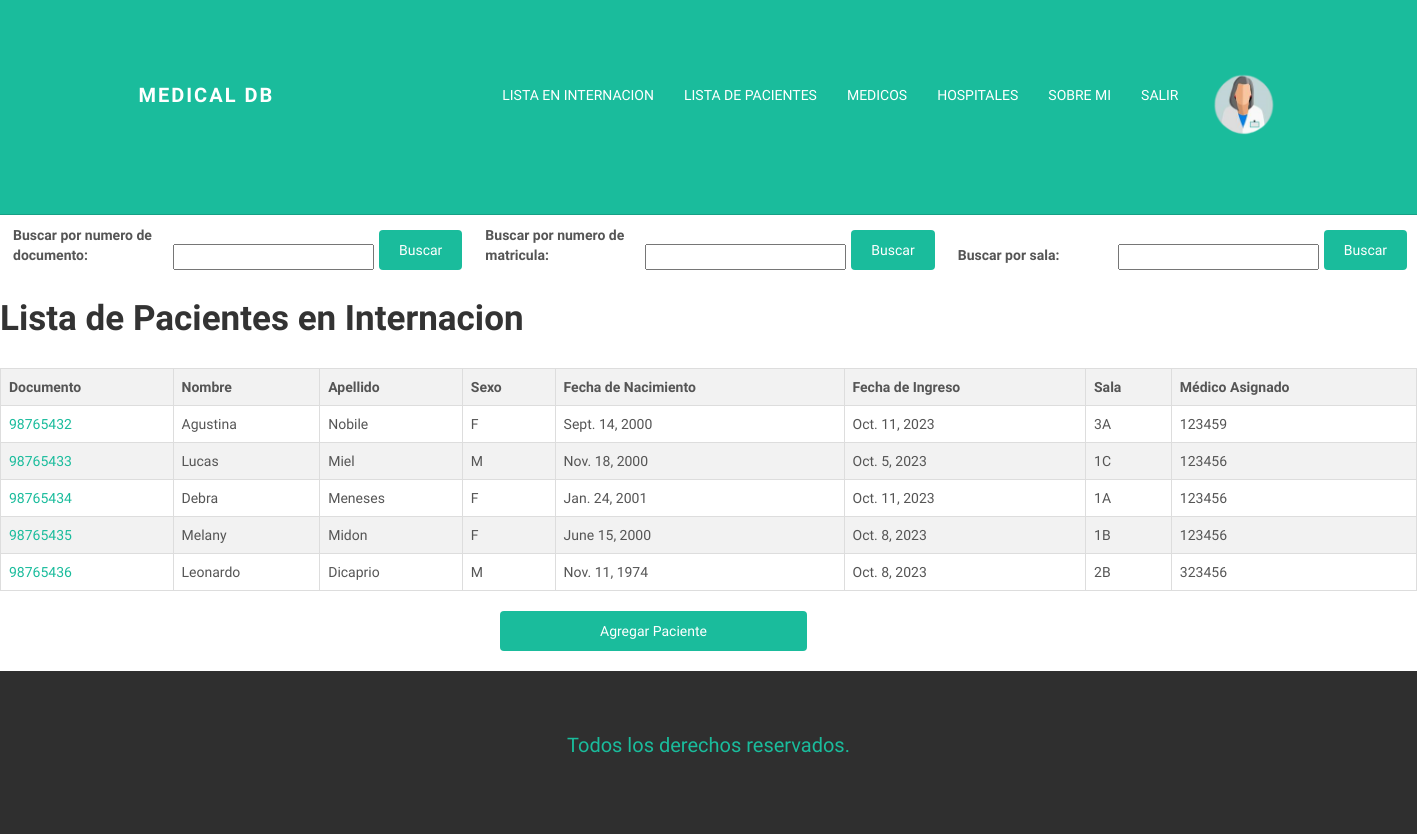
/MedicalDB/lista_internados/ (signed in), run on an earlier commit of the app's database.
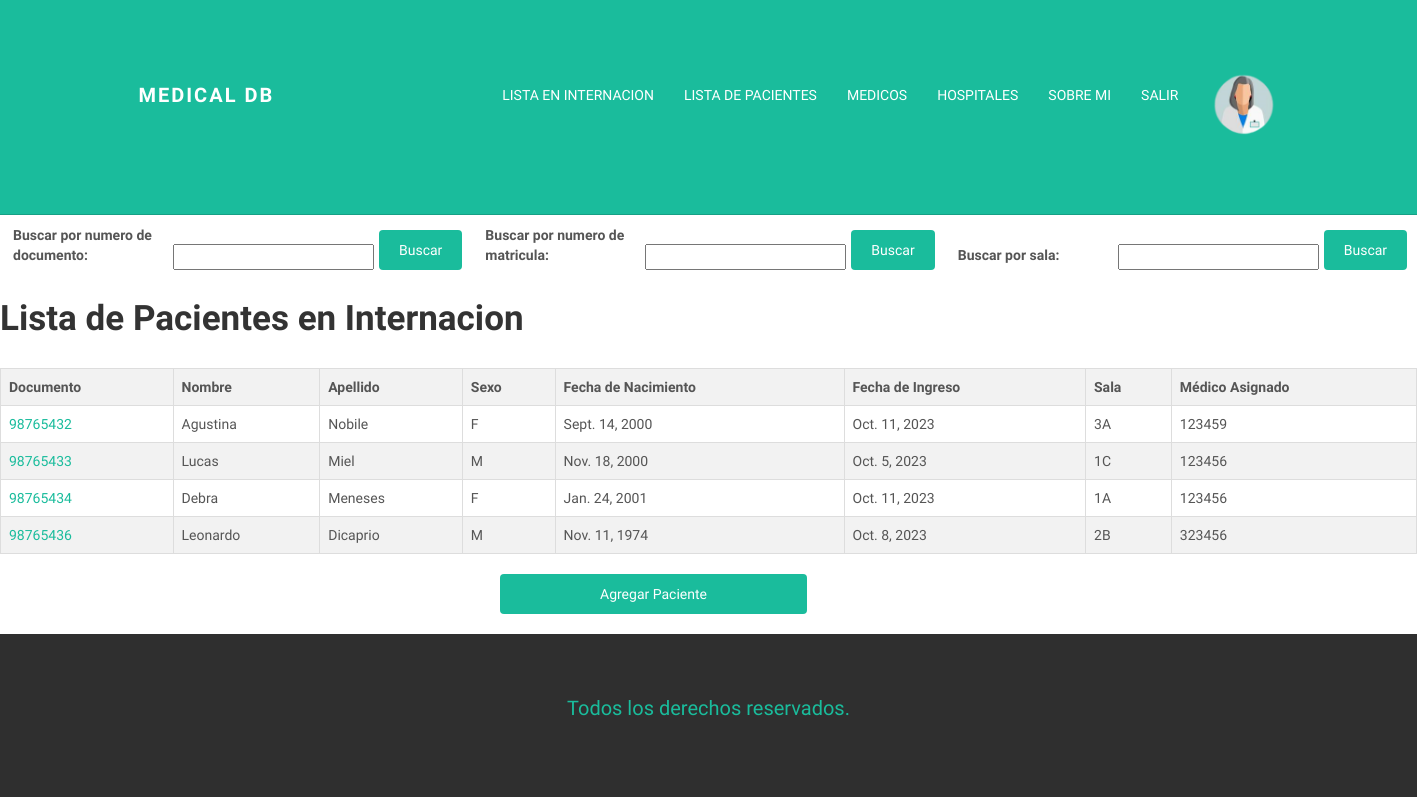
And on a later commit of the database.
### medicalapp/models.py (models this page shows, shortened)
class PacientesInternados(models.Model):
        documento = models.IntegerField(primary_key=True)
        nombre = models.CharField(max_length=60)
        apellido = models.CharField(max_length=60)
        sexo = models.CharField(max_length=60)
        nacimiento = models.DateField()
        fecha_ingreso = models.DateField()
        sala_asignada = models.CharField(max_length=60, default = "1A")
        medico = models.CharField(max_length=60)

### medicalapp/views.py (the view)
# urls.py: path('lista_internados/', lista_internados, name="ListaInternados"),
@login_required
def lista_internados(request):
    pacientes = PacientesInternados.objects.all()
    if 'buscar_dni' in request.GET:
        form_dni = BusquedaDNI(request.GET)
        if form_dni.is_valid():
            dni = form_dni.cleaned_data['dni']
            pacientes = PacientesInternados.objects.filter(documento=dni)
    else:
        form_dni = BusquedaDNI()
    if 'buscar_medico' in request.GET:
        form_doc = BusquedaDoc(request.GET)
        if form_doc.is_valid():
            doc = form_doc.cleaned_data['doc']
            pacientes = PacientesInternados.objects.filter(medico=doc)
    else:
        form_doc = BusquedaDoc()
    if 'buscar_sala' in request.GET:
        form_sala = BusquedaSala(request.GET)
        if form_sala.is_valid():
            sala = form_sala.cleaned_data['sala']
            pacientes = PacientesInternados.objects.filter(sala_asignada=sala)
    else:
        form_sala = BusquedaSala()
    return render(request, 'medicalapp/funciones/listaInternados.html', {'form_dni' : form_dni , 'form_doc' : form_doc , 'form_sala' : form_sala, 'pacientes': pacientes})

### medicalapp/forms.py
class BusquedaDNI(forms.Form):
    dni = forms.CharField(label= "Buscar por numero de documento: ")

class BusquedaDoc(forms.Form):
    doc = forms.CharField(label= "Buscar por numero de matricula: ")

### medicalapp/templates/medicalapp/funciones/listaInternados.html (shortened to what this page needs)
{% extends "medicalapp/padre.html" %}
{% block top %}
<div class = "busqueda-container">
<form class="busqueda-form" method="get">
    <label class="busqueda-label" for="{{ form_dni.dni.id }}">{{ form_dni.dni.label }}</label>
    {{ form_dni.dni }}
    <button class="busqueda-button" type="submit" name="buscar_dni">Buscar</button>
</form>
<form class="busqueda-form" method="get">
    <label class="busqueda-label" for="{{ form_doc.doc.id }}">{{ form_doc.doc.label }}</label>
    {{ form_doc.doc }}
    <button class="busqueda-button" type="submit" name="buscar_medico">Buscar</button>
</form>
<form class="busqueda-form" method="get">
    <label class="busqueda-label" for="{{ form_sala.sala.id }}">{{ form_sala.sala.label }}</label>
    {{ form_sala.sala }}
    <button class="busqueda-button" type="submit" name="buscar_sala">Buscar</button>
</form>
</div>
<body>
    <h1>Lista de Pacientes en Internacion</h1>
    <table>
        <thead>
            <tr>
                <th>Documento</th>
                <th>Nombre</th>
                <th>Apellido</th>
                <th>Sexo</th>
                <th>Fecha de Nacimiento</th>
                <th>Fecha de Ingreso</th>
                <th>Sala</th>
                <th>Médico Asignado</th>
            </tr>
        </thead>
        <tbody>
            {% for paciente in pacientes %}
                <tr>
                    <td><a href="{% url 'DetalleInternado' paciente.documento %}">{{ paciente.documento }}</a></td>
                    <td>{{ paciente.nombre }}</td>
                    <td>{{ paciente.apellido }}</td>
                    <td>{{ paciente.sexo }}</td>
                    <td>{{ paciente.nacimiento }}</td>
                    <td>{{ paciente.fecha_ingreso }}</td>
                    <td>{{ paciente.sala_asignada }}</td>
                    <td>{{ paciente.medico }}</td>
                </tr>
            {% endfor %}
        </tbody>
    </table>
</body>
<a href="{% url 'AgregarInternado' %}" class="boton-redireccion">
    Agregar Paciente
  </a>
{% endblock %}
{% block foot %}
<p style = "font-size: 20px;
color: #1ABC9C;
text-align: center;
margin-top: 10px;"> Todos los derechos reservados. </p>
{% endblock %}

What changed in the data, as far as the page shows it:
removed PacientesInternados: documento "98765435", nombre "Melany", apellido "Midon", sexo "F", nacimiento "June 15, 2000", fecha_ingreso "Oct. 8, 2023", sala_asignada "1B", medico "123456"
